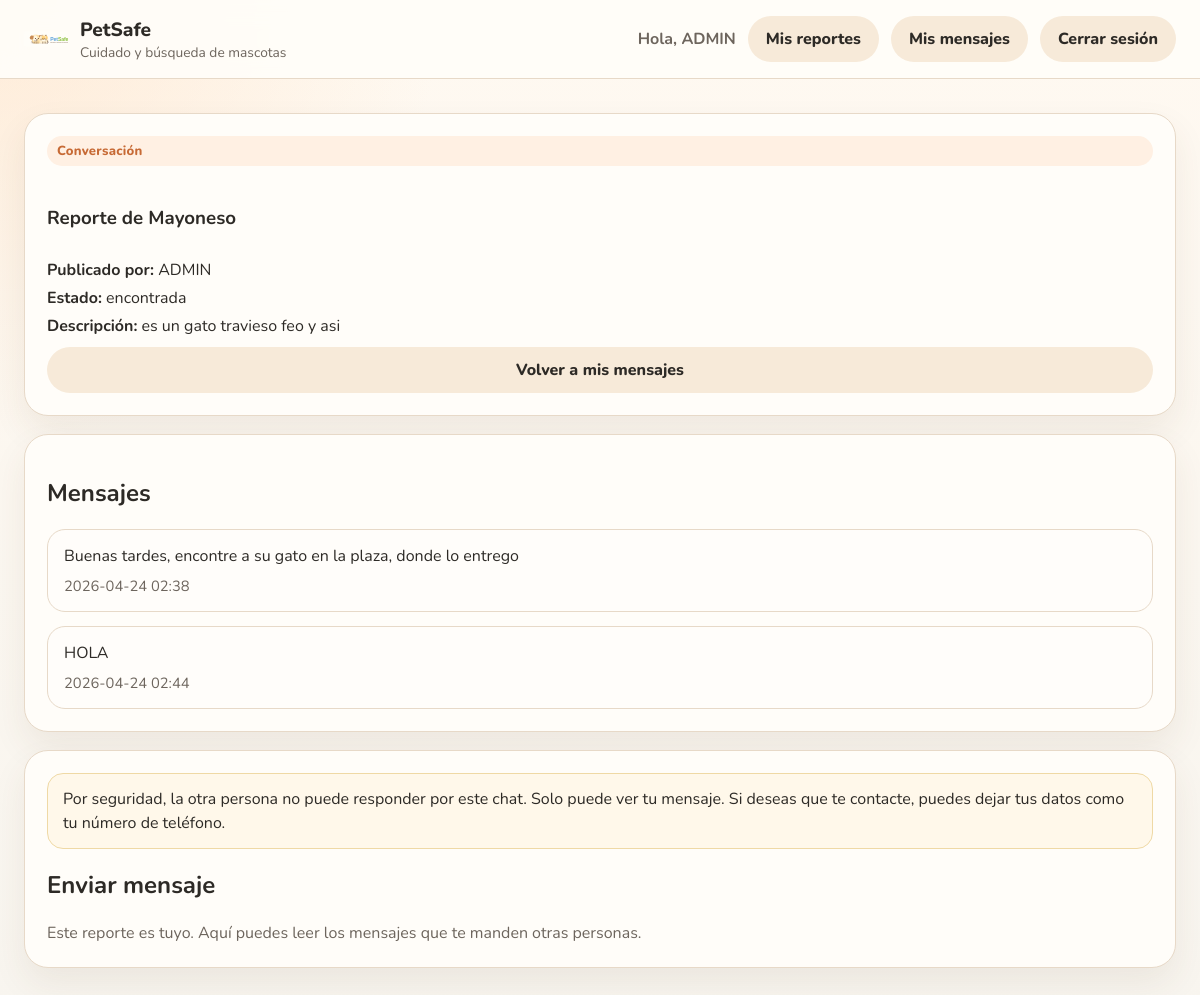
The app's page /mensajes/reporte/11 (signed in) with its own data.
### app.py (models this page shows, shortened)
class Usuario(UserMixin, db.Model):
    __tablename__ = "usuarios"
    id = db.Column(db.Integer, primary_key=True)
    nombre = db.Column(db.String(120), nullable=False)
    correo = db.Column(db.String(120), unique=True, nullable=False, index=True)
    password_hash = db.Column(db.String(255), nullable=False)
    creado_en = db.Column(db.DateTime(timezone=True), default=ahora_utc, nullable=False)
    reportes = db.relationship("Reporte", back_populates="creador", lazy=True)
    mensajes_enviados = db.relationship(
        "MensajeChat",
        foreign_keys="MensajeChat.remitente_id",
        back_populates="remitente",
        lazy=True,
    )
    mensajes_recibidos = db.relationship(
        "MensajeChat",
        foreign_keys="MensajeChat.destinatario_id",
        back_populates="destinatario",
        lazy=True,
    )
    notificaciones = db.relationship("Notificacion", back_populates="usuario", lazy=True)

class Reporte(db.Model):
    __tablename__ = "reportes"
    id = db.Column(db.Integer, primary_key=True)
    nombre_mascota = db.Column(db.String(120), nullable=False)
    edad_mascota = db.Column(db.String(50), nullable=False)
    tipo_mascota = db.Column(db.String(50), nullable=False)
    otro_tipo_mascota = db.Column(db.String(80), nullable=True)
    descripcion = db.Column(db.Text, nullable=False)
    ofrece_recompensa = db.Column(db.Boolean, default=False, nullable=False)
    foto_mascota = db.Column(db.String(255), nullable=True)
    latitud = db.Column(db.Float, nullable=False)
    longitud = db.Column(db.Float, nullable=False)
    radio_busqueda_km = db.Column(db.Float, nullable=False, default=0.1)
    radio_busqueda_metros = db.Column(db.Integer, nullable=False)
    estado = db.Column(db.String(30), default="activo", nullable=False)
    motivo_cierre = db.Column(db.String(255), nullable=True)
    creado_en = db.Column(db.DateTime(timezone=True), default=ahora_utc, nullable=False)
    actualizado_en = db.Column(db.DateTime(timezone=True), default=ahora_utc, nullable=False)
    ultima_actividad_en = db.Column(db.DateTime(timezone=True), default=ahora_utc, nullable=False)
    aviso_inactividad_en = db.Column(db.DateTime(timezone=True), nullable=True)
    fecha_limite_respuesta = db.Column(db.DateTime(timezone=True), nullable=True)
    usuario_id = db.Column(db.Integer, db.ForeignKey("usuarios.id"), nullable=False)
    creador = db.relationship("Usuario", back_populates="reportes")
    colores = db.relationship("Color", secondary=reporte_colores, lazy="joined")

class MensajeChat(db.Model):
    __tablename__ = "mensajes_chat"
    id = db.Column(db.Integer, primary_key=True)
    contenido = db.Column(db.Text, nullable=False)
    creado_en = db.Column(db.DateTime(timezone=True), default=ahora_utc, nullable=False)
    leido = db.Column(db.Boolean, default=False, nullable=False)
    reporte_id = db.Column(db.Integer, db.ForeignKey("reportes.id"), nullable=False)
    remitente_id = db.Column(db.Integer, db.ForeignKey("usuarios.id"), nullable=False)
    destinatario_id = db.Column(db.Integer, db.ForeignKey("usuarios.id"), nullable=False)
    remitente = db.relationship(
        "Usuario",
        foreign_keys=[remitente_id],
        back_populates="mensajes_enviados",
    )
    destinatario = db.relationship(
        "Usuario",
        foreign_keys=[destinatario_id],
        back_populates="mensajes_recibidos",
    )
    def a_diccionario(self):
        return {
            "id": self.id,
            "contenido": self.contenido,
            "creado_en": self.creado_en.strftime("%Y-%m-%d %H:%M"),
            "remitente_id": self.remitente_id,
            "destinatario_id": self.destinatario_id,
        }

### app.py (the view, shortened to what this page needs)
@app.route("/mensajes/reporte/<int:reporte_id>", methods=["GET", "POST"])
@login_required
def ver_conversacion(reporte_id):
    reporte = Reporte.query.get_or_404(reporte_id)
    mensajes_pendientes = MensajeChat.query.filter_by(
        reporte_id=reporte.id,
        destinatario_id=current_user.id,
        leido=False,
    ).all()
    for mensaje in mensajes_pendientes:
        mensaje.leido = True
    if mensajes_pendientes:
        db.session.commit()
    mensajes = (
        MensajeChat.query.filter_by(reporte_id=reporte.id)
        .order_by(MensajeChat.creado_en.asc())
        .all()
    )
    es_dueno = reporte.usuario_id == current_user.id
    ha_participado = any(
        mensaje.remitente_id == current_user.id or mensaje.destinatario_id == current_user.id
        for mensaje in mensajes
    )
    if not es_dueno and not ha_participado:
        mensajes = []
    return render_template(
        "conversacion.html",
        reporte=reporte,
        mensajes=[mensaje.a_diccionario() for mensaje in mensajes],
        es_dueno=es_dueno,
        puede_escribir=not es_dueno,
    )

### app.py (called while the page is built)
@login_manager.user_loader
def cargar_usuario(user_id):
    return Usuario.query.get(int(user_id))

### templates/conversacion.html (shortened to what this page needs)
{% extends "base.html" %}
{% block contenido %}
<section class="contenedor-simple">
    <article class="tarjeta-panel tarjeta-contexto">
        <span class="etiqueta-pantalla">Conversación</span>
        <h1>Reporte de {{ reporte.nombre_mascota }}</h1>
        <div class="resumen-conversacion">
            <p><strong>Publicado por:</strong> {{ reporte.creador.nombre }}</p>
            <p><strong>Estado:</strong> {{ reporte.estado }}</p>
            <p><strong>Descripción:</strong> {{ reporte.descripcion }}</p>
        </div>
        <a class="boton-secundario" href="{{ url_for('mis_mensajes') }}">Volver a mis mensajes</a>
    </article>
    <article class="tarjeta-panel">
        <h2>Mensajes</h2>
        {% if mensajes %}
            <div class="lista-mensajes">
                {% for mensaje in mensajes %}
                    <div class="burbuja-mensaje {% if mensaje.remitente_id == current_user.id %}mensaje-propio{% endif %}">
                        <p>{{ mensaje.contenido }}</p>
                        <span>{{ mensaje.creado_en }}</span>
                    </div>
                {% endfor %}
            </div>
        {% endif %}
    </article>
    <article class="tarjeta-panel">
        <div class="aviso-seguridad-chat">
            Por seguridad, la otra persona no puede responder por este chat. Solo puede ver tu mensaje.
            Si deseas que te contacte, puedes dejar tus datos como tu número de teléfono.
        </div>
        <h2>Enviar mensaje</h2>
        {% if puede_escribir %}
            <form method="POST" class="formulario-panel">
                <label for="contenido">Mensaje</label>
                <textarea id="contenido" name="contenido" rows="4" placeholder="Escribe aquí tu mensaje para el dueño del reporte." required></textarea>
                <button type="submit" class="boton-principal">Enviar mensaje</button>
            </form>
        {% else %}
            <p class="mensaje-suave">
                Este reporte es tuyo. Aquí puedes leer los mensajes que te manden otras personas.
            </p>
        {% endif %}
    </article>
</section>
{% endblock %}

### templates/base.html (shortened to what this page needs)
<!DOCTYPE html>
<html lang="es">
<head>
    <link rel="stylesheet" href="https://unpkg.com/leaflet@1.9.4/dist/leaflet.css">
    <link rel="stylesheet" href="{{ url_for('static', filename='css/styles.css') }}">
</head>
<body>
    <header class="barra-superior">
        <a class="marca" href="{{ url_for('inicio') }}">
            <img src="{{ url_for('static', filename='img/logo-petsafe.svg') }}" alt="Logo de PetSafe" class="logo">
            <div class="marca-texto">
                <span>PetSafe</span>
                <small>Cuidado y búsqueda de mascotas</small>
            </div>
        </a>
        {% if current_user.is_authenticated %}
            <nav class="navegacion">
                <span class="saludo">Hola, {{ current_user.nombre }}</span>
                <a class="boton-secundario boton-nav" href="{{ url_for('mis_reportes') }}">Mis reportes</a>
                <a class="boton-secundario boton-nav" href="{{ url_for('mis_mensajes') }}">Mis mensajes</a>
                <a class="boton-secundario boton-nav" href="{{ url_for('cerrar_sesion') }}">Cerrar sesión</a>
            </nav>
        {% endif %}
    </header>
    <main class="contenido-principal">
        <section class="contenedor-alertas">
        </section>
        {% block contenido %}{% endblock %}
    </main>
</body>
</html>

### static/css/styles.css (style rules this page uses)
:root { --fondo: #f8f5ef; --fondo-panel: #fffdf9; --fondo-suave: #fff4e8; --texto: #2d2a26; --texto-suave: #6d655d; --borde: #e7d9c8; --borde-suave: #f0e4d5; --primario: #dd7f4b; --primario-fuerte: #c76a35; --primario-claro: #fff0e3; --sombra: 0 16px 35px rgba(90, 63, 34, 0.08); }
* { box-sizing: border-box; }
body { margin: 0; font-family: "Nunito", sans-serif; background: radial-gradient(circle at top left, rgba(255, 225, 196, 0.55), transparent 28%), linear-gradient(180deg, #fff9f1 0%, var(--fondo) 100%); color: var(--texto); }
a { color: var(--primario-fuerte); }
main, button, input, select, textarea { font: inherit; }
.contenido-principal { padding-bottom: 24px; }
.barra-superior { display: flex; justify-content: space-between; align-items: center; gap: 16px; padding: 16px 24px; background: rgba(255, 253, 249, 0.92); border-bottom: 1px solid var(--borde); position: sticky; top: 0; z-index: 999; backdrop-filter: blur(12px); }
.marca { display: inline-flex; align-items: center; gap: 12px; text-decoration: none; color: var(--texto); }
.marca-texto { display: grid; }
.marca-texto span { font-weight: 800; font-size: 1.2rem; }
.marca-texto small { color: var(--texto-suave); font-size: 0.86rem; }
.logo { width: 44px; height: 44px; }
.navegacion { display: flex; flex-wrap: wrap; align-items: center; justify-content: flex-end; gap: 12px; }
.saludo { color: var(--texto-suave); font-weight: 700; }
.boton-nav { min-width: 130px; }
.contenedor-alertas { padding: 16px 24px 0; }
.tarjeta-auth, .tarjeta-panel { background: var(--fondo-panel); border: 1px solid var(--borde); border-radius: 24px; box-shadow: var(--sombra); }
.tarjeta-panel { padding: 22px; }
.etiqueta-pantalla { display: inline-block; margin-bottom: 10px; padding: 6px 10px; border-radius: 999px; background: var(--primario-claro); color: var(--primario-fuerte); font-size: 0.82rem; font-weight: 800; letter-spacing: 0.02em; }
.boton-principal, .boton-secundario { border: none; cursor: pointer; border-radius: 999px; padding: 12px 18px; font-weight: 800; text-decoration: none; text-align: center; transition: transform 0.15s ease, background 0.15s ease, box-shadow 0.15s ease; }
.boton-secundario { background: #f7ead9; color: var(--texto); }
.contenedor-simple { display: grid; gap: 18px; padding: 18px 24px 24px; }
.mensaje-suave { color: var(--texto-suave); margin: 0; line-height: 1.5; }
.lista-conversaciones, .lista-mensajes, .lista-reportes, .lista-notificaciones { display: grid; gap: 14px; }
.tarjeta-contexto { display: grid; gap: 10px; }
.resumen-conversacion { display: grid; gap: 6px; }
.resumen-conversacion p { margin: 0; }
.burbuja-mensaje { padding: 14px 16px; border-radius: 18px; border: 1px solid var(--borde); background: #fffdfa; }
.burbuja-mensaje p { margin: 0 0 6px; line-height: 1.55; }
.burbuja-mensaje span { color: var(--texto-suave); font-size: 0.92rem; }
.aviso-seguridad-chat, .aviso-notificacion { padding: 13px 15px; border-radius: 16px; background: #fff8ea; border: 1px solid #efd9a5; color: var(--texto); line-height: 1.5; }

### records on screen
Usuario: nombre "ADMIN", creador.nombre "ADMIN"
Reporte: nombre_mascota "Mayoneso", estado "encontrada", descripcion "es un gato travieso feo y asi"
MensajeChat: contenido "Buenas tardes, encontre a su gato en la plaza, donde lo entrego", creado_en "2026-04-24 02:38"
MensajeChat: contenido "HOLA", creado_en "2026-04-24 02:44"
